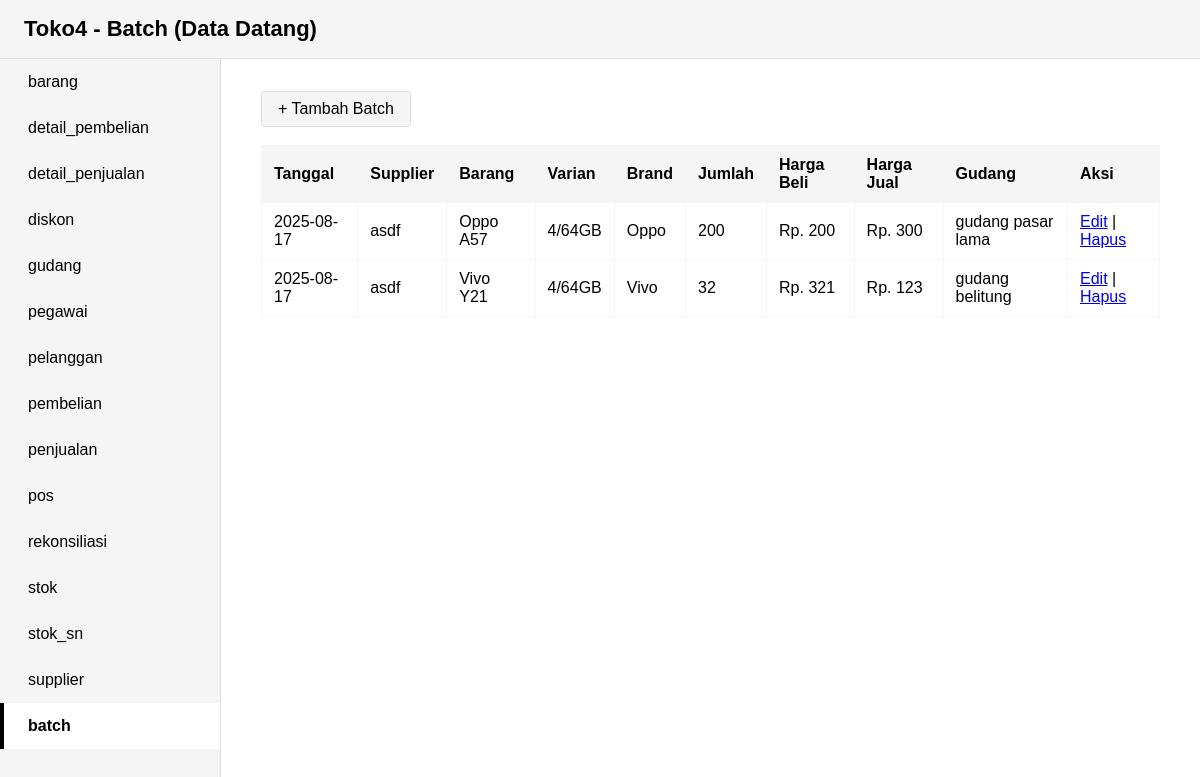
The app's page /batch/index.php with its own data.
### tables this page shows
CREATE TABLE `detail_pembelian` (
  `id_detail_pembelian` int(11) NOT NULL,
  `id_pembelian` int(11) NOT NULL,
  `id_barang` int(11) NOT NULL,
  `jumlah` int(11) NOT NULL,
  `harga_beli` decimal(10,0) NOT NULL,
  `harga_jual` decimal(10,0) NOT NULL,
  `id_gudang` int(11) NOT NULL
);

CREATE TABLE `pembelian` (
  `id_pembelian` int(11) NOT NULL,
  `tanggal_pembelian` date NOT NULL,
  `id_supplier` int(11) NOT NULL,
  `total_pembelian` decimal(10,0) NOT NULL,
  `id_pegawai` int(11) NOT NULL
);

CREATE TABLE `supplier` (
  `id_supplier` int(11) NOT NULL,
  `nama_supplier` varchar(20) NOT NULL,
  `kontak` varchar(20) NOT NULL
);

CREATE TABLE `barang` (
  `id_barang` int(11) NOT NULL,
  `kode_barang` varchar(20) NOT NULL,
  `sku` varchar(20) NOT NULL,
  `nama_barang` varchar(40) NOT NULL,
  `varian` varchar(20) NOT NULL,
  `brand` varchar(20) NOT NULL,
  `kategori` varchar(20) NOT NULL,
  `harga_jual_default` decimal(10,0) NOT NULL,
  `sn` tinyint(1) NOT NULL DEFAULT 0
);

CREATE TABLE `gudang` (
  `id_gudang` int(11) NOT NULL,
  `nama_gudang` varchar(20) NOT NULL,
  `lokasi` varchar(40) NOT NULL
);

### batch/index.php (the view, shortened to what this page needs)
<?php
include "../koneksi.php";
$query = mysqli_query($koneksi, "
    SELECT
        dp.id_detail_pembelian,
        dp.jumlah,
        dp.harga_beli,
        dp.harga_jual,
        dp.id_gudang,
        p.id_pembelian,
        p.tanggal_pembelian,
        s.nama_supplier,
        b.nama_barang,
        b.varian,
        b.brand,
        g.nama_gudang
    FROM detail_pembelian dp
    JOIN pembelian p ON dp.id_pembelian = p.id_pembelian
    LEFT JOIN supplier s ON p.id_supplier = s.id_supplier
    JOIN barang b ON dp.id_barang = b.id_barang
    LEFT JOIN gudang g ON dp.id_gudang = g.id_gudang
    ORDER BY p.tanggal_pembelian DESC, p.id_pembelian DESC
");
?>
<!DOCTYPE html>
<html>
<head>
</head>
<body>
    <div class="header">Toko4 - Batch (Data Datang)</div>
    <div class="container">
        <nav class="sidebar">
            <ul>
                <li><a href="../barang">barang</a></li>
                <li><a href="../detail_pembelian">detail_pembelian</a></li>
                <li><a href="../detail_penjualan">detail_penjualan</a></li>
                <li><a href="../diskon">diskon</a></li>
                <li><a href="../gudang">gudang</a></li>
                <li><a href="../pegawai">pegawai</a></li>
                <li><a href="../pelanggan">pelanggan</a></li>
                <li><a href="../pembelian">pembelian</a></li>
                <li><a href="../penjualan">penjualan</a></li>
                <li><a href="../pos">pos</a></li>
                <li><a href="../rekonsiliasi">rekonsiliasi</a></li>
                <li><a href="../stok">stok</a></li>
                <li><a href="../stok_sn">stok_sn</a></li>
                <li><a href="../supplier">supplier</a></li>
                <li><a href="../batch" class="active">batch</a></li>
            </ul>
        </nav>
        <div class="main-content">
            <a href="tambah.php" class="button">+ Tambah Batch</a>
            <table>
                <tr>
                    <th>Tanggal</th>
                    <th>Supplier</th>
                    <th>Barang</th>
                    <th>Varian</th>
                    <th>Brand</th>
                    <th>Jumlah</th>
                    <th>Harga Beli</th>
                    <th>Harga Jual</th>
                    <th>Gudang</th>
                    <th>Aksi</th>
                </tr>
                <?php while($row = mysqli_fetch_assoc($query)): ?>
                <tr>
                    <td><?= $row['tanggal_pembelian'] ?></td>
                    <td><?= $row['nama_supplier'] ?></td>
                    <td><?= $row['nama_barang'] ?></td>
                    <td><?= $row['varian'] ?></td>
                    <td><?= $row['brand'] ?></td>
                    <td><?= $row['jumlah'] ?></td>
                    <td>Rp. <?= number_format($row['harga_beli'],0,',','.') ?></td>
                    <td>Rp. <?= number_format($row['harga_jual'],0,',','.') ?></td>
                    <td><?= $row['nama_gudang'] ?></td>
                    <td>
                        <a href="edit.php?id=<?= $row['id_detail_pembelian'] ?>">Edit</a> |
                        <a href="hapus.php?id=<?= $row['id_detail_pembelian'] ?>" onclick="return confirm('Yakin hapus batch ini?')">Hapus</a>
                    </td>
                </tr>
                <?php endwhile; ?>
            </table>
        </div>
    </div>
</body>
</html>

### batch/index.php (style rules this page uses)
body { margin: 0; font-family: Arial, sans-serif; background: #f5f5f5; color: #000; }
.header { background: #f5f5f5; color: #000; padding: 16px 24px; font-size: 22px; font-weight: bold; border-bottom: 1px solid #e0e0e0; }
.container { display: flex; min-height: 100vh; }
.sidebar { width: 220px; background: #f5f5f5; padding: 0; border-right: 1px solid #e0e0e0; min-height: 100vh; }
.sidebar ul { list-style: none; margin: 0; padding: 0; }
.sidebar li { margin: 0; }
.sidebar a { display: block; color: #000; text-decoration: none; padding: 14px 24px; border-left: 4px solid transparent; }
.sidebar a.active, .sidebar a:hover { background: #fff; border-left: 4px solid #000; font-weight: bold; }
.main-content { flex: 1; background: #fff; padding: 32px 40px; }
table { border-collapse: collapse; width: 100%; background: #fff; }
th, td { border: 1px solid #f5f5f5; padding: 10px 12px; text-align: left; }
th { background: #f5f5f5; color: #000; font-weight: bold; }
a.button { display: inline-block; background: #f5f5f5; color: #000; padding: 8px 16px; text-decoration: none; border-radius: 3px; margin-bottom: 18px; border: 1px solid #e0e0e0; }

### records on screen
detail_pembelian: id_pembelian.tanggal_pembelian "2025-08-17", supplier.nama_supplier "asdf", id_barang.nama_barang "Oppo A57", id_barang.varian "4/64GB", id_barang.brand "Oppo", jumlah "200", harga_beli "200", harga_jual "300", id_gudang.nama_gudang "gudang pasar lama"
detail_pembelian: id_pembelian.tanggal_pembelian "2025-08-17", supplier.nama_supplier "asdf", id_barang.nama_barang "Vivo Y21", id_barang.varian "4/64GB", id_barang.brand "Vivo", jumlah "32", harga_beli "321", harga_jual "123", id_gudang.nama_gudang "gudang belitung"
